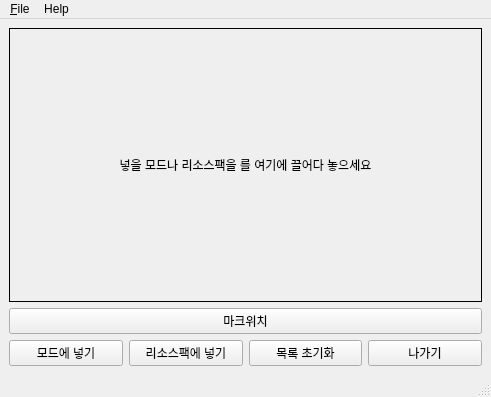
<?xml version="1.0" encoding="UTF-8"?>
<ui version="4.0">
 <class>MainWindow</class>
 <widget class="QMainWindow" name="MainWindow">
  <property name="geometry">
   <rect>
    <x>0</x>
    <y>0</y>
    <width>491</width>
    <height>397</height>
   </rect>
  </property>
  <property name="windowTitle">
   <string>Add Mods</string>
  </property>
  <widget class="QWidget" name="centralwidget">
   <layout class="QVBoxLayout" name="verticalLayout" stretch="8,0,1">
    <item>
     <layout class="QHBoxLayout" name="horizontalLayout_2" stretch="0">
      <item>
       <widget class="QLabel" name="labelMods">
        <property name="frameShape">
         <enum>QFrame::Box</enum>
        </property>
        <property name="text">
         <string>넣을 모드나 리소스팩을 를 여기에 끌어다 놓으세요</string>
        </property>
        <property name="alignment">
         <set>Qt::AlignCenter</set>
        </property>
       </widget>
      </item>
     </layout>
    </item>
    <item>
     <widget class="QPushButton" name="pushButtonMinePath">
      <property name="text">
       <string>마크위치</string>
      </property>
     </widget>
    </item>
    <item>
     <layout class="QHBoxLayout" name="horizontalLayout">
      <item>
       <widget class="QPushButton" name="pushButtonModsAdd">
        <property name="text">
         <string>모드에 넣기</string>
        </property>
       </widget>
      </item>
      <item>
       <widget class="QPushButton" name="pushButtonResPack">
        <property name="text">
         <string>리소스팩에 넣기</string>
        </property>
       </widget>
      </item>
      <item>
       <widget class="QPushButton" name="pushButtonReset">
        <property name="text">
         <string>목록 초기화</string>
        </property>
       </widget>
      </item>
      <item>
       <widget class="QPushButton" name="pushButtonExit">
        <property name="text">
         <string>나가기</string>
        </property>
       </widget>
      </item>
     </layout>
    </item>
   </layout>
  </widget>
  <widget class="QMenuBar" name="menubar">
   <property name="geometry">
    <rect>
     <x>0</x>
     <y>0</y>
     <width>491</width>
     <height>24</height>
    </rect>
   </property>
   <widget class="QMenu" name="menuFile">
    <property name="title">
     <string>&amp;File</string>
    </property>
    <addaction name="actionE_xit"/>
   </widget>
   <widget class="QMenu" name="menuHelp">
    <property name="title">
     <string>Help</string>
    </property>
    <addaction name="actionAbout_Add_Mods"/>
   </widget>
   <addaction name="menuFile"/>
   <addaction name="menuHelp"/>
  </widget>
  <widget class="QStatusBar" name="statusbar"/>
  <action name="actionE_xit">
   <property name="text">
    <string>E&amp;xit</string>
   </property>
   <property name="shortcut">
    <string>Ctrl+Q</string>
   </property>
  </action>
  <action name="actionAbout_Add_Mods">
   <property name="text">
    <string>&amp;About Add Mods</string>
   </property>
   <property name="shortcut">
    <string>Ctrl+Shift+A</string>
   </property>
  </action>
 </widget>
 <resources/>
 <connections>
  <connection>
   <sender>pushButtonExit</sender>
   <signal>clicked()</signal>
   <receiver>MainWindow</receiver>
   <slot>close()</slot>
   <hints>
    <hint type="sourcelabel">
     <x>290</x>
     <y>264</y>
    </hint>
    <hint type="destinationlabel">
     <x>252</x>
     <y>196</y>
    </hint>
   </hints>
  </connection>
  <connection>
   <sender>actionE_xit</sender>
   <signal>triggered()</signal>
   <receiver>MainWindow</receiver>
   <slot>close()</slot>
   <hints>
    <hint type="sourcelabel">
     <x>-1</x>
     <y>-1</y>
    </hint>
    <hint type="destinationlabel">
     <x>394</x>
     <y>152</y>
    </hint>
   </hints>
  </connection>
 </connections>
</ui>
